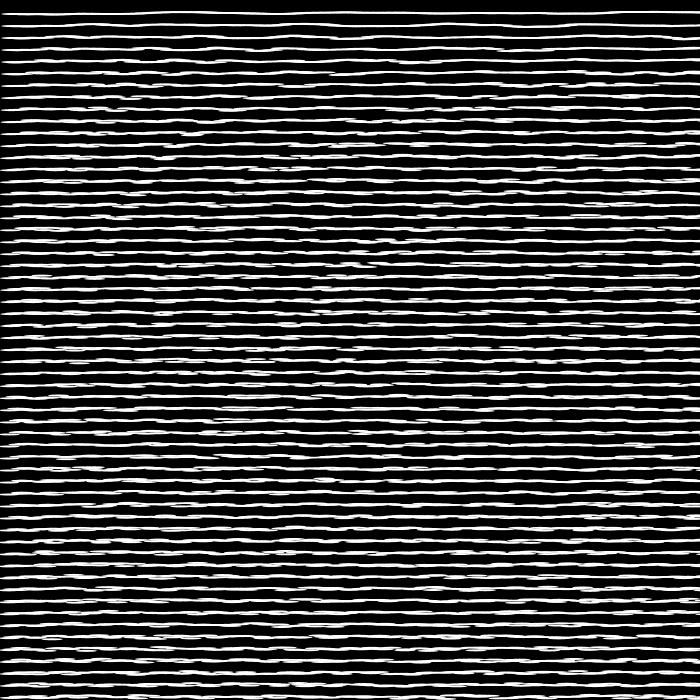
Frame 1 (no input)
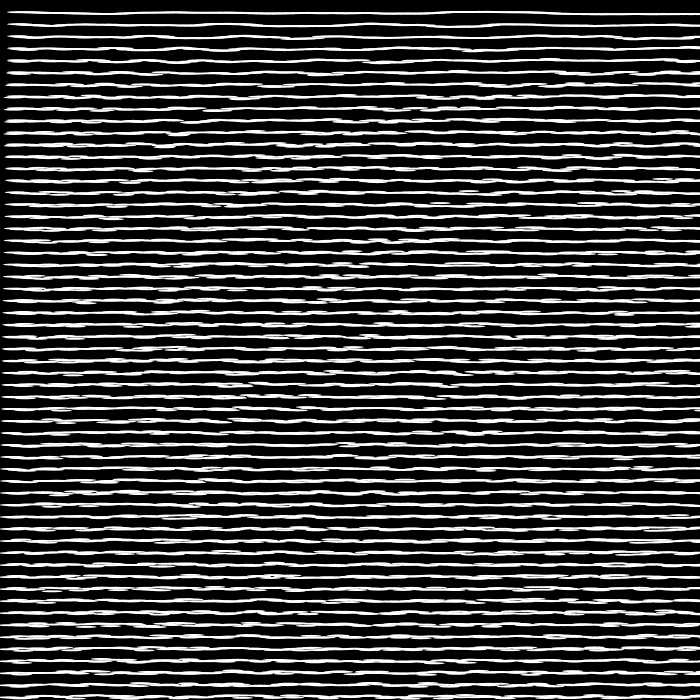
Frame 60 (the mouse pressed at the canvas centre just before this capture)
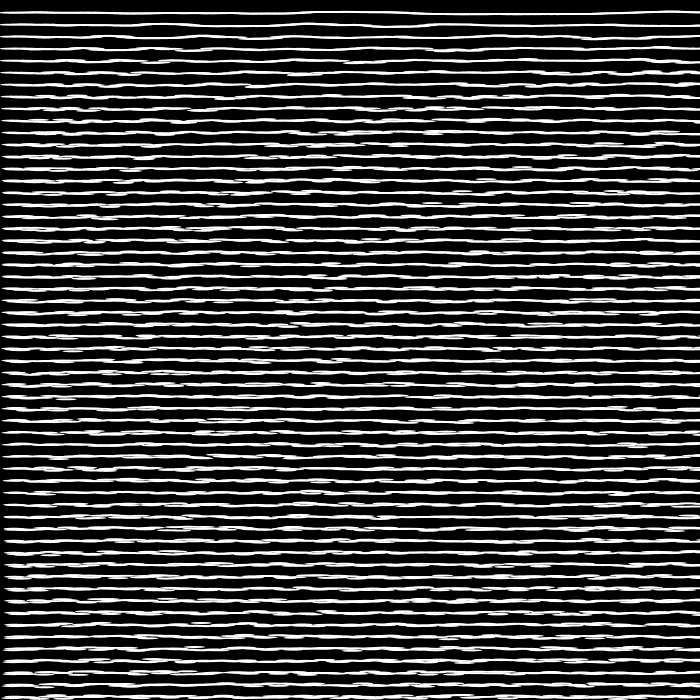
Frame 120 (the mouse held since frame 60 and released just before this capture)

The Processing sketch that drew these frames (run headless with seeded random() and noise(); from frame 60 on, the mouse is pressed at the canvas centre):

// Processing sketch: sketch_190807g
// ── sketch_190807g.pde

void setup() {
  size(700, 700);
}

void draw() {
  background(0);
  noStroke();
  fill(255);
  for (int i=1; i<width; i=i+7) {
    for (int j=10; j<height; j=j+12) {
      float x = 21*noise((millis() + i*j)/1000.0, 0);
      float y = 6*noise(0, (millis()+i*j)/1000.0);

      ellipse(x+i, y+j, 21, 2);
    }
  }
}
